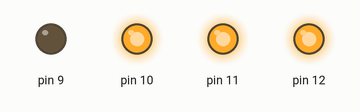
Recording of a sketch running on a simulated Arduino Uno, built with avr-gcc and run on an emulated ATmega328P. Parts: output pins drawn as LEDs (lit = HIGH).

Above: at 0.5 s.
At 2.5 s:
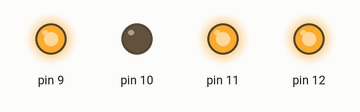
At 4.5 s:
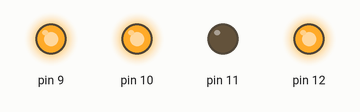
At 6.5 s:
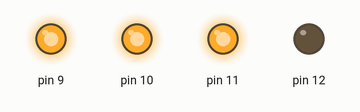
At 9.5 s:
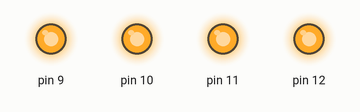
Timing chart, 0 to 10.4 s (numbered marks = the images above):
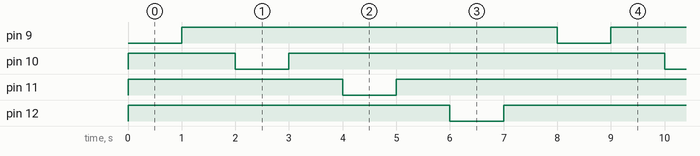

Measured:
- by itself, pin 9–12: alternates HIGH for 7.0 s and LOW for 1.0 s
- by itself, everything shown: repeats every 8.0 s, in 8 steps

The sketch:

led4_maju.ino
```cpp
void setup() {

  pinMode(9, OUTPUT);
  pinMode(10, OUTPUT);
  pinMode(11, OUTPUT);
  pinMode(12, OUTPUT);
  digitalWrite(9, 1);

  digitalWrite(10, 1);

  digitalWrite(11, 1);

  digitalWrite(12, 1);

}

void loop() {
  digitalWrite(9, LOW); delay(1000);
  digitalWrite(9, HIGH); delay(1000);
  digitalWrite(10, LOW); delay(1000);
  digitalWrite(10, HIGH); delay(1000);
  digitalWrite(11, LOW); delay(1000);
  digitalWrite(11, HIGH); delay(1000);
  digitalWrite(12, LOW); delay(1000);
  digitalWrite(12, HIGH); delay(1000);

}
```
